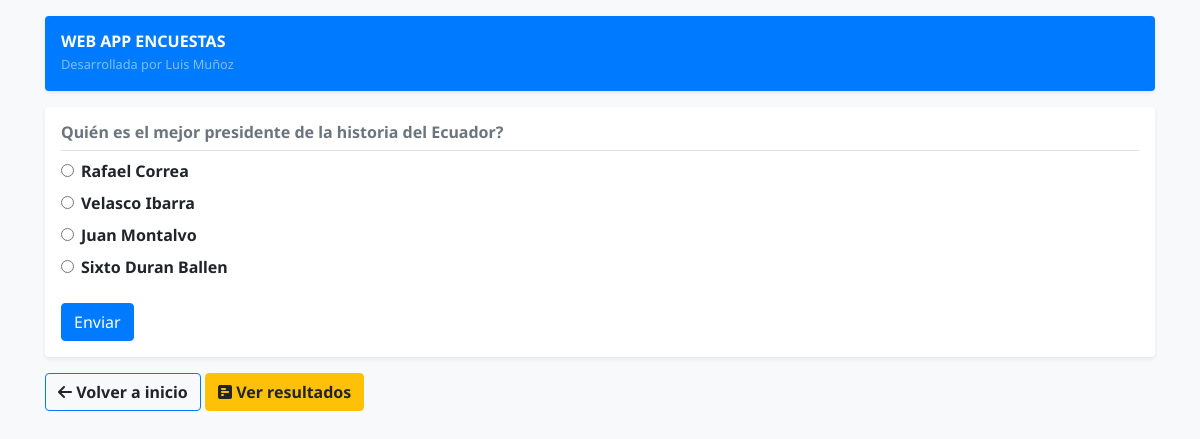
Page /2/ on the committed database.
### polls/models.py (models this page shows, shortened)
class Question(models.Model):
    question_text = models.CharField(max_length=200)
    pub_date = models.DateTimeField('date published')

class Choice(models.Model):
    question = models.ForeignKey(Question, on_delete=models.CASCADE)
    choice_text = models.CharField(max_length=200)
    votes = models.IntegerField(default=0)

### polls/views.py (the view)
# urls.py: path('<int:pk>/', views.DetailPageView.as_view(), name='details'),
class DetailPageView(generic.DetailView):
    model = Question
    template_name = 'polls/details.html'
    context_object_name = 'question'
    def get_queryset(self):
        queryset = Question.objects.filter(pub_date__lte=timezone.now())
        queryset = queryset.exclude(choice=None)
        return queryset

### templates/polls/details.html (shortened to what this page needs)
{% extends 'base.html' %}
{% block content %}
    <div class="my-3 p-3 bg-white rounded shadow-sm">
        <h6 class="pb-2 mb-0 font-weight-bolder text-secondary border-bottom border-gray mb-2">{{ question.question_text }}</h6>
        <form method="post" action="{% url 'polls:vote' question.id %}">
            {% for choice in question.choice_set.all %}
                <div class="form-check pb-2">
                    <input class="form-check-input" type="radio" name="choice" id="choice{{ forloop.counter }}"
                           value="{{ choice.id }}">
                    <label class="form-check-label font-weight-bold" for="choice{{ forloop.counter }}">
                        {{ choice.choice_text }}
                    </label>
                </div>
            {% endfor %}
            <input class="btn btn-primary mt-3" type="submit" value="Enviar">
        </form>
    </div>
    <div class="text-center text-md-left">
        <a href="{% url 'polls:index' %}" class="btn btn-primary-soft border-primary font-weight-bold">
            <i class="fas fa-arrow-left"></i>
            Volver a inicio
        </a>
        <a class="btn btn-warning font-weight-bold" href="{% url 'polls:results' question.id %}" role="button">
            <i class="fas fa-poll-h"></i>
            Ver resultados
        </a>
    </div>
{% endblock %}

### polls/static/polls/style.css (style rules this page uses)
body { font-family: 'Noto Sans', sans-serif; }

### rows in the picture
Question: question_text "Quién es el mejor presidente de la historia del Ecuador?"
Choice: choice_text "Rafael Correa"
Choice: choice_text "Velasco Ibarra"
Choice: choice_text "Juan Montalvo"
Choice: choice_text "Sixto Duran Ballen"
